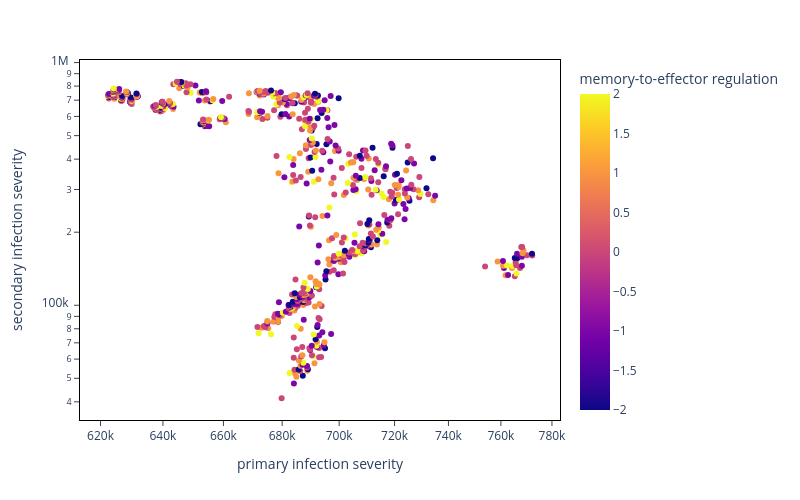

Here is the notebook cell this chart was saved with:
### Code cell
z = sec_mean_df['s_psi_NE_c'] + sec_mean_df['s_psi_NE_I']
sec_mean_df['s_NE_reg'] = sec_mean_df['s_psi_NE_c'] + sec_mean_df['s_psi_NE_I']
sec_mean_df['s_EeM_reg'] = sec_mean_df['s_psi_EeM_c'] + sec_mean_df['s_psi_EeM_I']
sec_mean_df['s_pME_reg'] = sec_mean_df['s_psi_pME_c'] + sec_mean_df['s_psi_pME_I']
low, high = 1, 50_000_000
mean_thresh = 25000

fig = px.scatter(sec_mean_df, x = 's_harm_pI', y = 's_harm_sI', color = 's_pME_reg', #size ='s_EeM_reg',
                 labels ={"s_harm_pI": "primary infection severity",
                          's_harm_sI': "secondary infection severity",
                          's_NE_reg': "naive-to-effector regulation",
                          's_EeM_reg': "effector-to-memory regulation",
                          's_pME_reg': "memory-to-effector regulation"} ,
                 width = 800,
                 height = 500,
                 hover_data = ['s_psi_NE_c', 's_psi_NE_I', 's_psi_EeM_c', 's_psi_EeM_I', 's_psi_pME_c', 's_psi_pME_I'],
                log_y = True, log_x = True)

fig.update_layout(
    plot_bgcolor='white'
)

fig.update_xaxes(
    mirror=True,
    ticks='outside',
    showline=True,
    linecolor='black'
)
fig.update_yaxes(
    mirror=True,
    ticks='outside',
    showline=True,
    linecolor='black'
)

fig.show()

### Figure 1 — Plotly figure (JSON) as saved in the notebook; plotly's stock layout.template omitted (floating-point values rounded to 4 significant figures; data arrays with more than 128 entries replaced by an {"elided": "..."} marker saying what was removed)
{"data": [{"customdata": {"elided": "728x6 int values"}, "hovertemplate": "primary infection severity=%{x}<br>secondary infection severity=%{y}<br>s_psi_NE_c=%{customdata[0]}<br>s_psi_NE_I=%{customdata[1]}<br>s_psi_EeM_c=%{customdata[2]}<br>s_psi_EeM_I=%{customdata[3]}<br>s_psi_pME_c=%{customdata[4]}<br>s_psi_pME_I=%{customdata[5]}<br>memory-to-effector regulation=%{marker.color}<extra></extra>", "legendgroup": "", "marker": {"color": {"elided": "728 int values"}, "coloraxis": "coloraxis", "symbol": "circle"}, "mode": "markers", "name": "", "orientation": "v", "showlegend": false, "type": "scatter", "x": {"elided": "728 float values"}, "xaxis": "x", "y": {"elided": "728 float values"}, "yaxis": "y"}], "layout": {"coloraxis": {"colorbar": {"title": {"text": "memory-to-effector regulation"}}, "colorscale": [[0, "#0d0887"], [0.1111, "#46039f"], [0.2222, "#7201a8"], [0.3333, "#9c179e"], [0.4444, "#bd3786"], [0.5556, "#d8576b"], [0.6667, "#ed7953"], [0.7778, "#fb9f3a"], [0.8889, "#fdca26"], [1, "#f0f921"]]}, "height": 500, "legend": {"tracegroupgap": 0}, "margin": {"t": 60}, "plot_bgcolor": "white", "width": 800, "xaxis": {"anchor": "y", "autorange": true, "domain": [0, 1], "linecolor": "black", "mirror": true, "range": [5.788, 5.894], "showline": true, "ticks": "outside", "title": {"text": "primary infection severity"}, "type": "log"}, "yaxis": {"anchor": "x", "autorange": true, "domain": [0, 1], "linecolor": "black", "mirror": true, "range": [4.527, 6.011], "showline": true, "ticks": "outside", "title": {"text": "secondary infection severity"}, "type": "log"}}}
